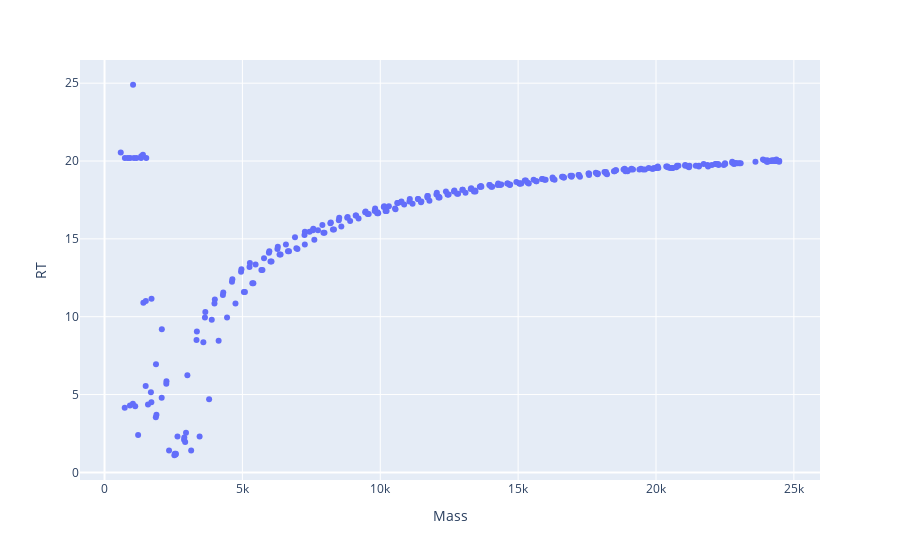

Source (notebook cell):
### Code cell
# plotly_zones(df_gln4_top, df_gln4_alkb_top)
# plotly_zones(df_gln1_top, df_gln1_alkb_top)
plotly_zone(df_gln1_alkb_top)

### Figure 1 — Plotly figure (JSON) as saved in the notebook; plotly's stock layout.template omitted (floating-point values rounded to 4 significant figures; data arrays with more than 128 entries replaced by an {"elided": "..."} marker saying what was removed)
{"data": [{"hovertemplate": "Mass=%{x}<br>RT=%{y}<extra></extra>", "legendgroup": "", "marker": {"color": "#636efa", "symbol": "circle"}, "mode": "markers", "name": "", "orientation": "v", "showlegend": false, "type": "scatter", "x": {"elided": "302 float values"}, "xaxis": "x", "y": {"elided": "302 float values"}, "yaxis": "y"}], "layout": {"legend": {"tracegroupgap": 0}, "margin": {"t": 60}, "xaxis": {"anchor": "y", "domain": [0, 1], "title": {"text": "Mass"}}, "yaxis": {"anchor": "x", "domain": [0, 1], "title": {"text": "RT"}}}}
